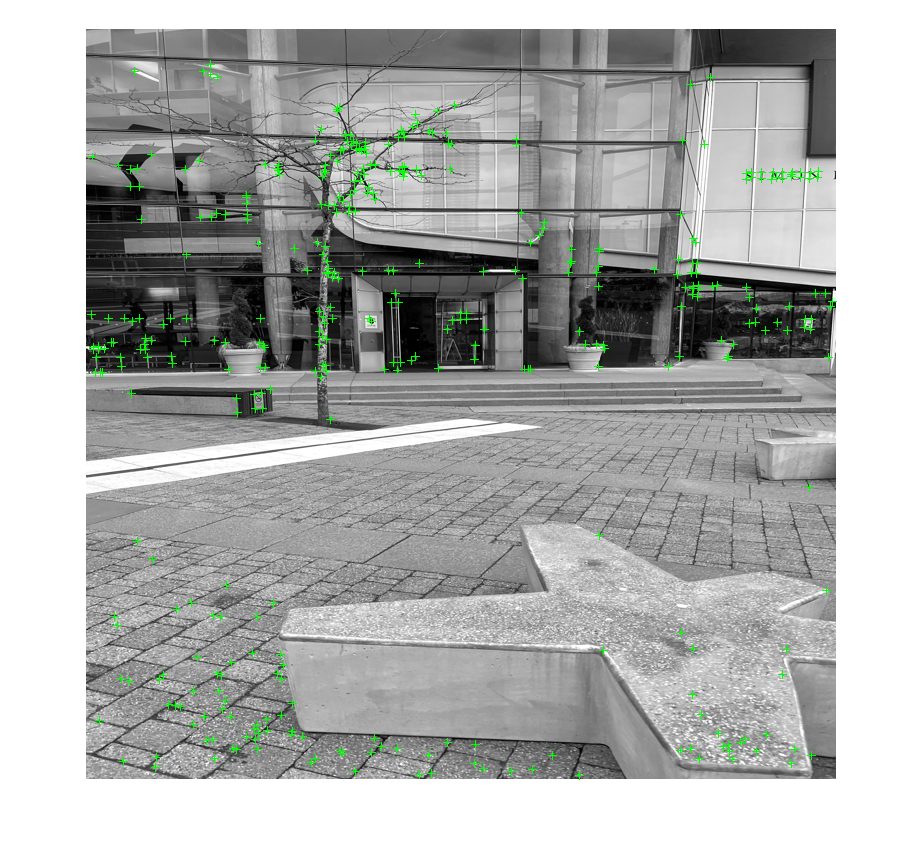
%> input picture a2/S1-fast.png, 924 x 843 px, given in place of S1-im1.png, which was not available
$ octave a2.m   (GNU Octave 9; MATLAB toolbox functions it lacks are replaced by stand-ins)
%> lines starting %> are read from the running program, lines starting %| are printed output that depends on the picture; pictures that were not available may be replaced by others from this repository, and a replacement may not be noted
% 1
S1_im1 = imresize(im2double(imread('S1-im1.png')), [750 750]);
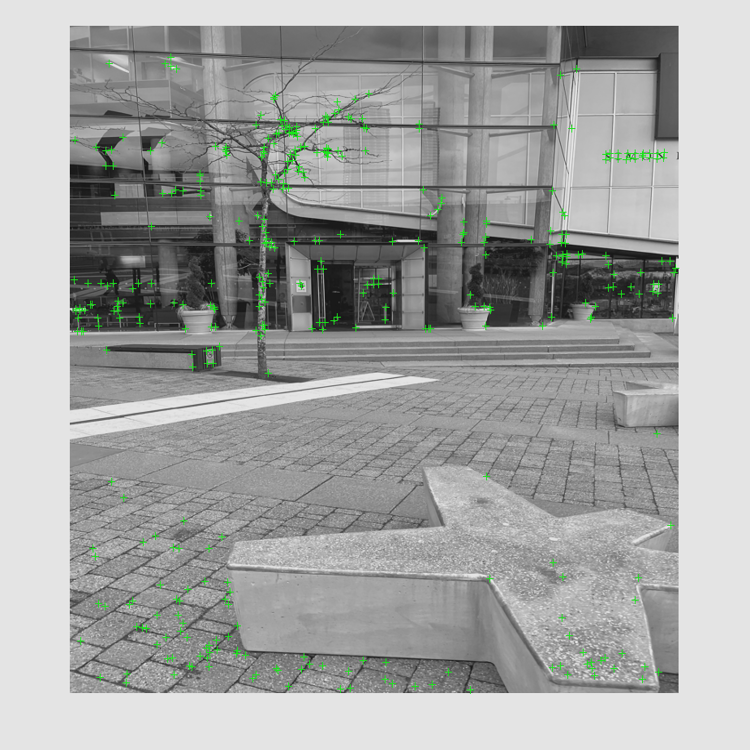
%> S1_im1: size 750x750x3 double; mean R, G, B 0.673, 0.681, 0.673; drawn with min black and max white
S1_im2 = imresize(im2double(imread('S1-im2.png')), [750 750]);
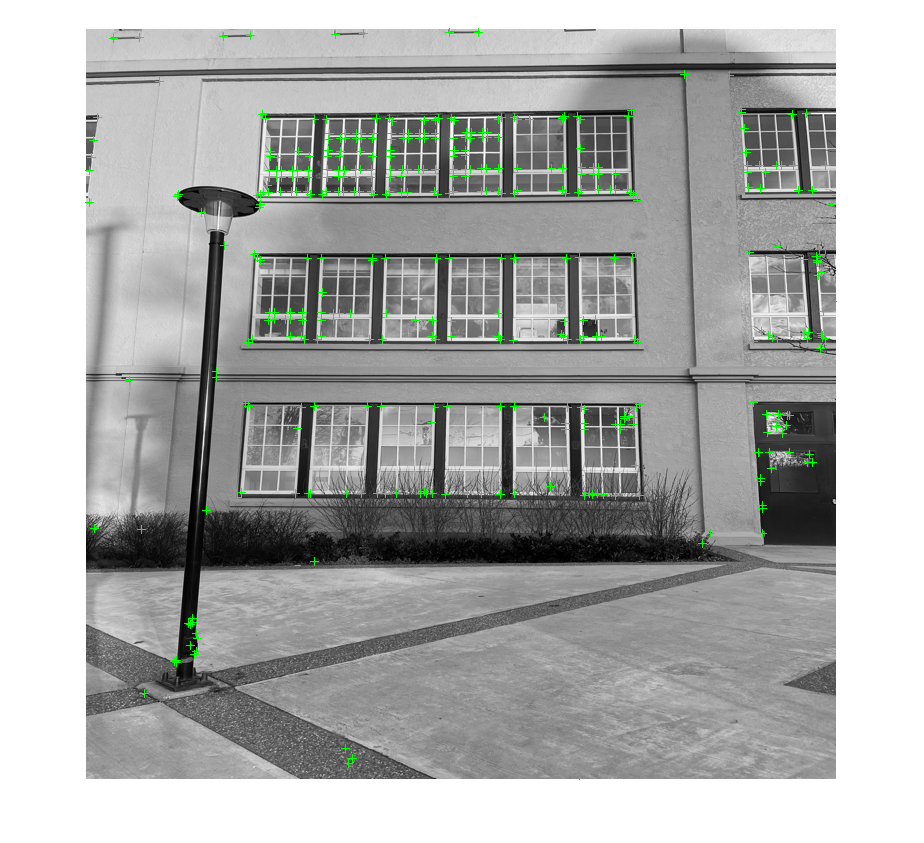
%> input picture a2/S2-fast.png, 924 x 843 px, given in place of S1-im2.png, which was not available
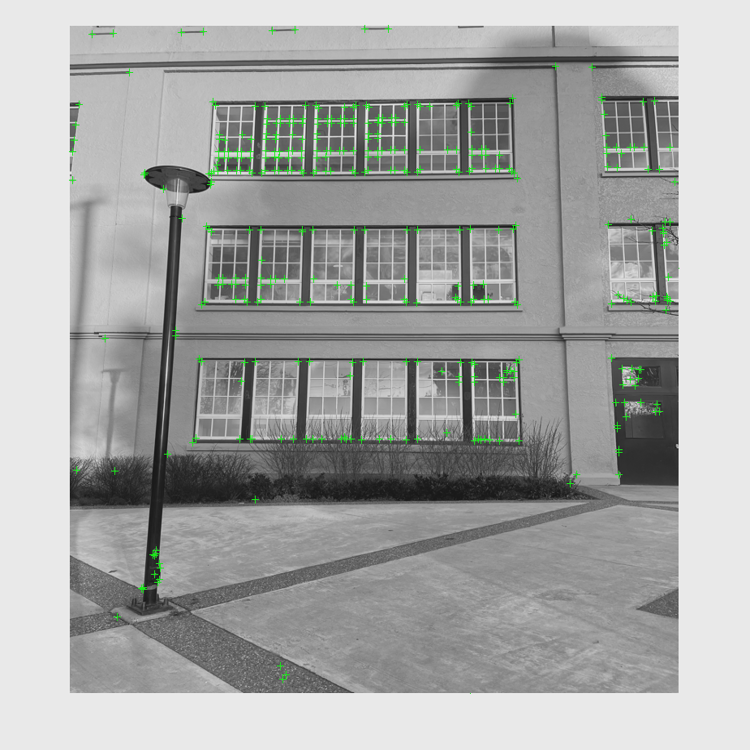
%> S1_im2: size 750x750x3 double; mean R, G, B 0.669, 0.677, 0.669; drawn with min black and max white

%> (the run ends here)
